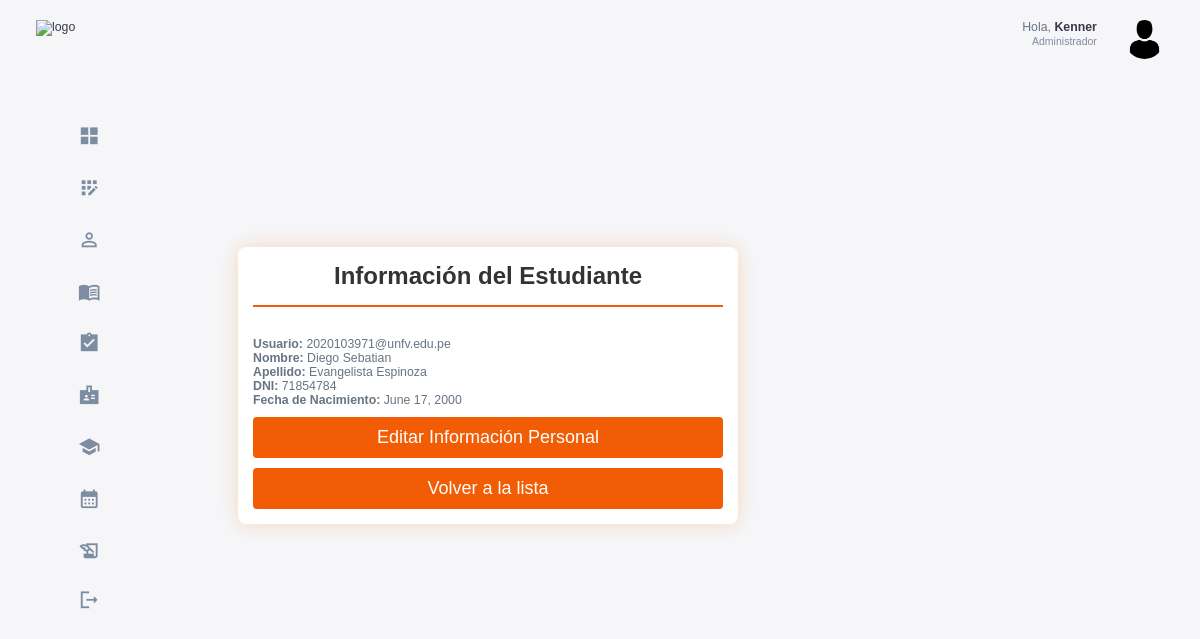
The page /estudiantes/3/ver/ (signed in) on the database as committed earlier.
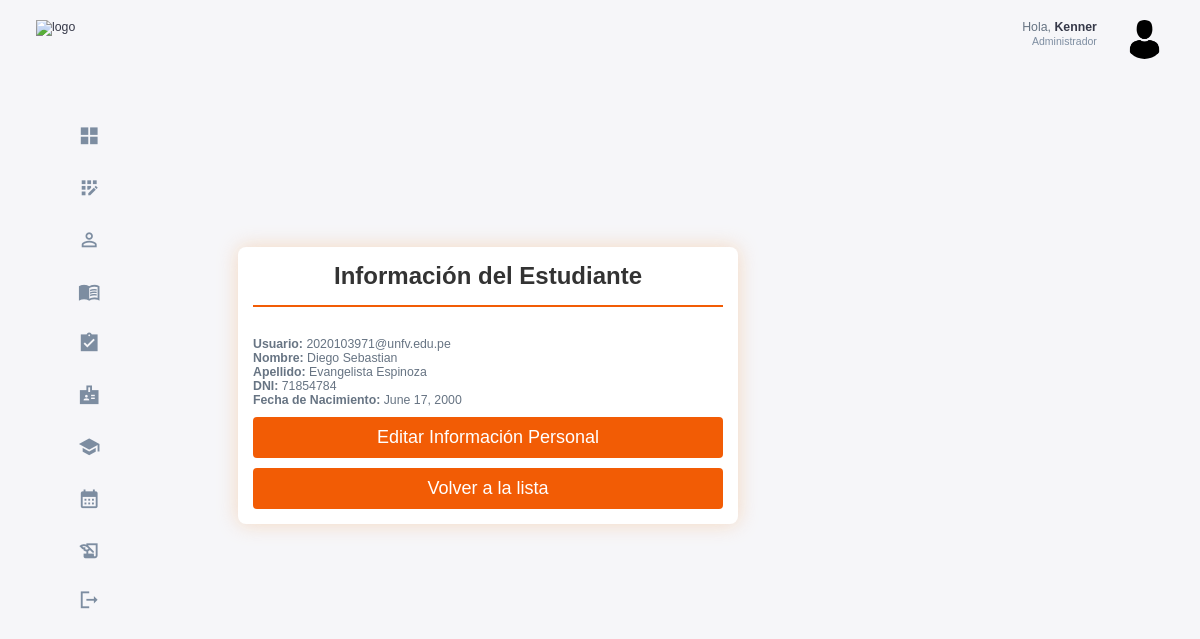
The same page on the database as committed later.
### estudiantes/models.py (models this page shows, shortened)
class Estudiante(models.Model):
    usuario = models.OneToOneField(Usuario, on_delete=models.CASCADE)
    codigo = models.CharField(max_length=10,unique=True)
    base = models.CharField(max_length=20)
    carrera = models.CharField(max_length=100)
    activo = models.BooleanField(default=True)

class InformacionPersonal(models.Model):
    estudiante = models.OneToOneField(Estudiante, on_delete=models.CASCADE)
    dni =  models.CharField(max_length=8,unique= True)
    nombre = models.CharField(max_length=100)
    apellido = models.CharField(max_length=100)
    fecha_nacimiento = models.DateField()

### usuarios/models.py (models this page shows, shortened)
class Usuario(AbstractUser):
    id = models.AutoField(primary_key=True)
    rol = models.ForeignKey(Rol, on_delete=models.CASCADE, null=True, blank=False)

### usuarios/decorators.py (the view)
        def _wrapped_view(request, *args, **kwargs):
            if request.user.is_authenticated and (request.user.rol.nombre_rol == role or request.user.rol.is_admin):
                return view_func(request, *args, **kwargs)
            else:
                raise PermissionDenied  # Lanza un error si no tiene el rol correcto

### estudiantes/views.py (called while the page is built)
@login_required
@role_required('Administrador')
def ver_informacion_estudiante(request, pk):
    estudiante = get_object_or_404(Estudiante, pk=pk)
    informacion_personal = InformacionPersonal.objects.filter(estudiante=estudiante).first()
    return render(request, 'estudiantes/ver_informacion_estudiante.html', {'estudiante': estudiante, 'informacion_personal': informacion_personal})

### templates/estudiantes/ver_informacion_estudiante.html (shortened to what this page needs)
{% extends 'base.html' %}
{% load static %}
{% block extra_css %}
    <link rel="stylesheet" href="{% static 'css/register_form.css' %}">
{% endblock %}
{% block content %}
<div class="registration-container">
  <form class="registration-form" method="POST">
    <h2>Información del Estudiante</h2>
    <p><strong>Usuario:</strong> {{ estudiante.usuario.username }}</p>
    <p><strong>Nombre:</strong> {{ estudiante.informacionpersonal.nombre }}</p>
    <p><strong>Apellido:</strong> {{ estudiante.informacionpersonal.apellido }}</p>
    <p><strong>DNI:</strong> {{ estudiante.informacionpersonal.dni }}</p>
    <p><strong>Fecha de Nacimiento:</strong> {{ estudiante.informacionpersonal.fecha_nacimiento }}</p>
    <a href="{% url 'editar_informacion_personal' estudiante.pk %}" class="button">Editar Información Personal</a>
    <a href="{% url 'listar_estudiantes' %}" class="button">Volver a la lista</a>
  </form>
</div>
{% endblock %}

Rows that differ between the two databases and show on the page:
changed through a linked row, Estudiante "2020103971@unfv.edu.pe": informacionpersonal.nombre "Diego Sebatian" → "Diego Sebastian"
